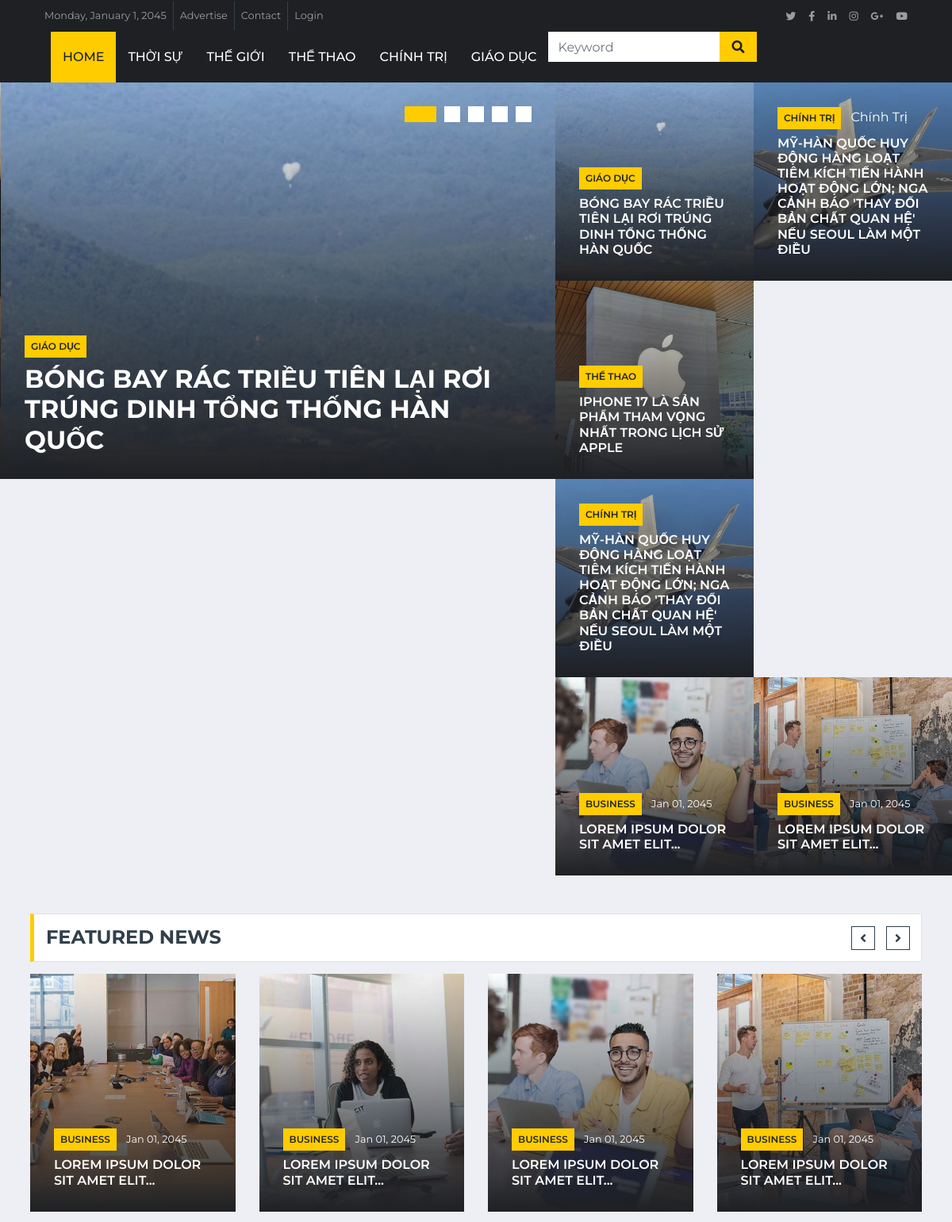
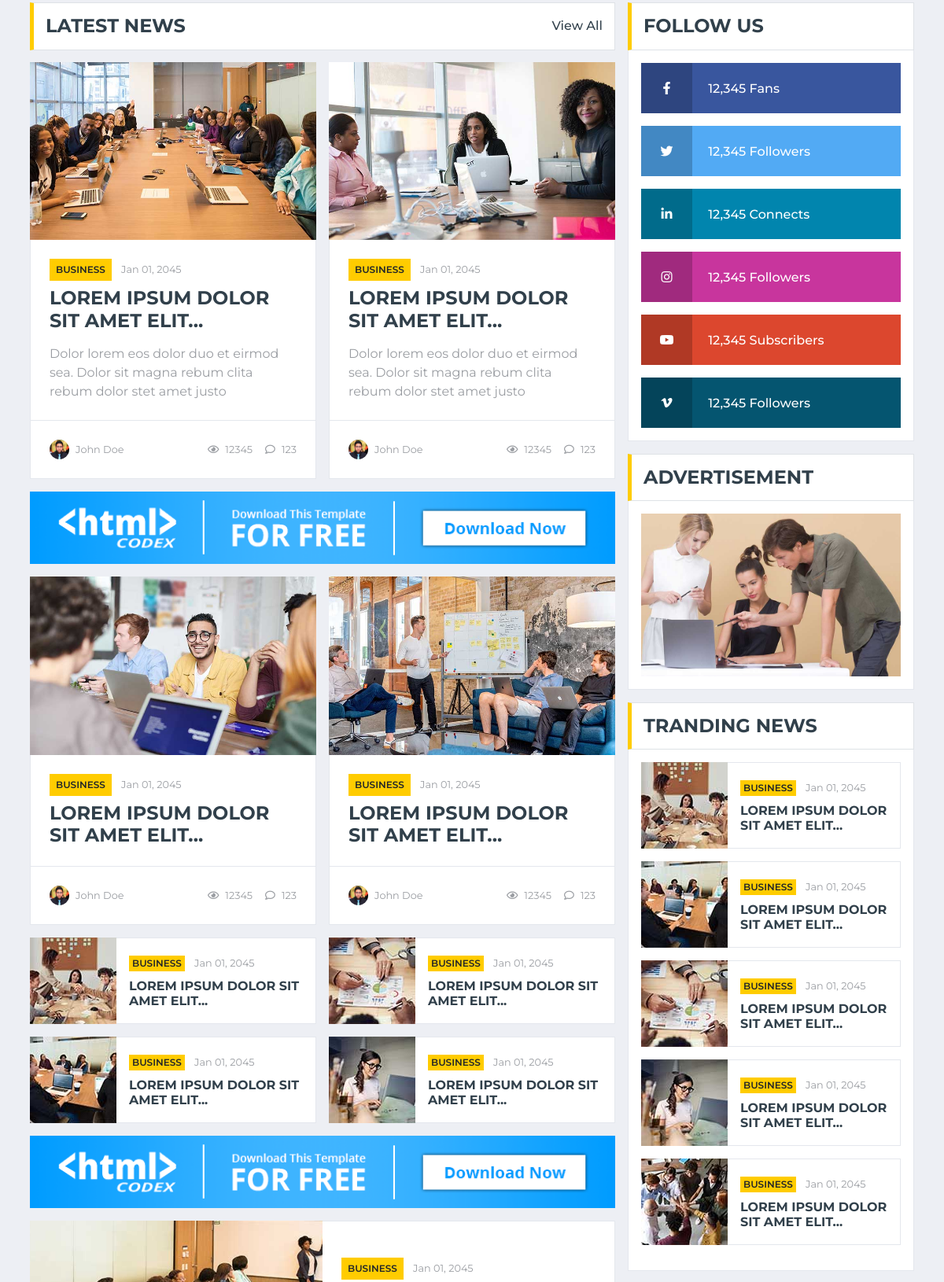
The page / (upper part) on the database its author committed (2 pictures, top to bottom).
### tables this page shows
CREATE TABLE IF NOT EXISTS `categories` (
  `id` int NOT NULL,
  `name` varchar(225) NOT NULL,
  `slug` varchar(225) NOT NULL,
  `parent` int DEFAULT '0',
  PRIMARY KEY (`id`)
);

CREATE TABLE IF NOT EXISTS `items` (
  `id` int NOT NULL,
  `title` varchar(225) NOT NULL,
  `excerpt` varchar(225) NOT NULL,
  `content` text NOT NULL,
  `image` varchar(255) NOT NULL,
  `category` int NOT NULL,
  `featured` int NOT NULL,
  `views` int NOT NULL,
  `created_at` timestamp NOT NULL,
  `updated_at` timestamp NOT NULL,
  `author` int NOT NULL,
  PRIMARY KEY (`id`)
);

### index.php (called while the page is built)
<?php
include "header.php";
include "slider.php";
?>
<?php include "feature-news.php" ?>
   <?php include "latest-news.php" ?>
<?php include "footer.php" ?>

### models/db.php (called while the page is built)
<?php
class Db
{
public static $connection;
public function __construct()
{
if (!self::$connection) {
self::$connection = new mysqli(DB_HOST, DB_USER, DB_PASSWORD, DB_NAME,PORT);
self::$connection->set_charset(DB_CHARSET);
}
return self::$connection;
}
}
?>

### models/category.php (called while the page is built, shortened)
<?php
class Category extends Db{
    public function getAllCates(){
        $sql = self::$connection->prepare("SELECT * From `categories`");
        $sql->execute();
        $items = $sql->get_result()->fetch_all(MYSQLI_ASSOC);
        return $items;
    }
    public function getNameById($cate_id){
        $sql = self::$connection->prepare("SELECT * From `categories` WHERE id = ?");
        $sql -> bind_param("i", $cate_id);
        $sql->execute();
        $items = $sql->get_result()->fetch_all(MYSQLI_ASSOC);
        return $items;
    }
}
?>

### models/items.php (called while the page is built, shortened)
<?php
class Item extends Db{
    public function getAllItems(){
        $sql = self::$connection->prepare("SELECT * From `items`");
        $sql->execute();
        $items = $sql->get_result()->fetch_all(MYSQLI_ASSOC);
        return $items;
    }
    public function getNewItem($start,$count){
        $sql = self::$connection->prepare("SELECT * From `items`
        ORDER BY `created_at` DESC
        LIMIT ?,?");
        $sql -> bind_param("ii",$start,$count);
        $sql->execute();
        $items = $sql->get_result()->fetch_all(MYSQLI_ASSOC);
        return $items;
    }
}
?>

### slider.php (the view, shortened to what this page needs)
<div class="container-fluid">
    <div class="row">
        <div class="col-lg-7 px-0">
            <div class="owl-carousel main-carousel position-relative">
                <?php
                $get3NewItem = $item->getNewItem(0,3);
                foreach($get3NewItem as $key => $value):
                    $cateName = $category ->getNameById($value['category']);
                ?>
                <div class="position-relative overflow-hidden" style="height: 500px;">
                    <img class="img-fluid h-100" src="img/<?php echo $value['image']?>" style="object-fit: cover;">
                    <div class="overlay">
                        <div class="mb-2">
                            <a class="badge badge-primary text-uppercase font-weight-semi-bold p-2 mr-2" href=""><?php echo $cateName[0]['name']?></a>
                        </div>
                        <a class="h2 m-0 text-white text-uppercase font-weight-bold" href=""><?php echo $value['title'] ?></a>
                    </div>
                </div>
                <?php endforeach?>
            </div>
        </div>
        <div class="col-lg-5 px-0">
            <div class="row mx-0">
                <div class="col-md-6 px-0">
                <?php
                $get3NewItem = $item->getNewItem(0,3);
                foreach($get3NewItem as $key => $value):
                    $cateName = $category ->getNameById($value['category']);
                ?>
                    <div class="position-relative overflow-hidden" style="height: 250px;">
                        <img class="img-fluid w-100 h-100" src="img/<?php echo $value['image']?>" style="object-fit: cover;">
                        <div class="overlay">
                            <div class="mb-2">
                                <a class="badge badge-primary text-uppercase font-weight-semi-bold p-2 mr-2"
                                    href=""><?php echo $cateName[0]['name']?></a>
                            </div>
                            <a class="h6 m-0 text-white text-uppercase font-weight-semi-bold" href=""><?php echo $value['title'] ?></a>
                        </div>
                    </div>
                    <?php endforeach?>
                </div>
                <div class="col-md-6 px-0">
                    <div class="position-relative overflow-hidden" style="height: 250px;">
                        <img class="img-fluid w-100 h-100" src="img/<?php echo $value['image']?>" style="object-fit: cover;">
                        <div class="overlay">
                            <div class="mb-2">
                                <a class="badge badge-primary text-uppercase font-weight-semi-bold p-2 mr-2"
                                    href=""><?php echo $cateName[0]['name']?></a>
                                <a class="text-white" href=""><?php echo $cateName[0]['name']?></a>
                            </div>
                            <a class="h6 m-0 text-white text-uppercase font-weight-semi-bold" href=""><?php echo $value['title'] ?></a>
                        </div>
                    </div>
                </div>
                <div class="col-md-6 px-0">
                    <div class="position-relative overflow-hidden" style="height: 250px;">
                        <img class="img-fluid w-100 h-100" src="img/news-700x435-3.jpg" style="object-fit: cover;">
                        <div class="overlay">
                            <div class="mb-2">
                                <a class="badge badge-primary text-uppercase font-weight-semi-bold p-2 mr-2"
                                    href="">Business</a>
                                <a class="text-white" href=""><small>Jan 01, 2045</small></a>
                            </div>
                            <a class="h6 m-0 text-white text-uppercase font-weight-semi-bold" href="">Lorem ipsum dolor sit amet elit...</a>
                        </div>
                    </div>
                </div>
                <div class="col-md-6 px-0">
                    <div class="position-relative overflow-hidden" style="height: 250px;">
                        <img class="img-fluid w-100 h-100" src="img/news-700x435-4.jpg" style="object-fit: cover;">
                        <div class="overlay">
                            <div class="mb-2">
                                <a class="badge badge-primary text-uppercase font-weight-semi-bold p-2 mr-2"
                                    href="">Business</a>
                                <a class="text-white" href=""><small>Jan 01, 2045</small></a>
                            </div>
                            <a class="h6 m-0 text-white text-uppercase font-weight-semi-bold" href="">Lorem ipsum dolor sit amet elit...</a>
                        </div>
                    </div>
                </div>
            </div>
        </div>
    </div>
</div>

### header.php (shortened to what this page needs)
<?php
    require "models/db.php";
    require "models/items.php";
    require "models/category.php";
    $item = new Item;
    $category = new Category;
    $getAllCates = $category->getAllCates();
    $getAllItem = $item->getAllItems();
?>
<!DOCTYPE html>
<html lang="en">
<head>
    <link href="https://cdnjs.cloudflare.com/ajax/libs/font-awesome/5.15.0/css/all.min.css" rel="stylesheet">
    <link href="lib/owlcarousel/assets/owl.carousel.min.css" rel="stylesheet">
    <link href="css/style.css" rel="stylesheet">
</head>
<body>
    <div class="container-fluid d-none d-lg-block">
        <div class="row align-items-center bg-dark px-lg-5">
            <div class="col-lg-9">
                <nav class="navbar navbar-expand-sm bg-dark p-0">
                    <ul class="navbar-nav ml-n2">
                        <li class="nav-item border-right border-secondary">
                            <a class="nav-link text-body small" href="#">Monday, January 1, 2045</a>
                        </li>
                        <li class="nav-item border-right border-secondary">
                            <a class="nav-link text-body small" href="#">Advertise</a>
                        </li>
                        <li class="nav-item border-right border-secondary">
                            <a class="nav-link text-body small" href="#">Contact</a>
                        </li>
                        <li class="nav-item">
                            <a class="nav-link text-body small" href="#">Login</a>
                        </li>
                    </ul>
                </nav>
            </div>
            <div class="col-lg-3 text-right d-none d-md-block">
                <nav class="navbar navbar-expand-sm bg-dark p-0">
                    <ul class="navbar-nav ml-auto mr-n2">
                        <li class="nav-item">
                            <a class="nav-link text-body" href="#"><small class="fab fa-twitter"></small></a>
                        </li>
                        <li class="nav-item">
                            <a class="nav-link text-body" href="#"><small class="fab fa-facebook-f"></small></a>
                        </li>
                        <li class="nav-item">
                            <a class="nav-link text-body" href="#"><small class="fab fa-linkedin-in"></small></a>
                        </li>
                        <li class="nav-item">
                            <a class="nav-link text-body" href="#"><small class="fab fa-instagram"></small></a>
                        </li>
                        <li class="nav-item">
                            <a class="nav-link text-body" href="#"><small class="fab fa-google-plus-g"></small></a>
                        </li>
                        <li class="nav-item">
                            <a class="nav-link text-body" href="#"><small class="fab fa-youtube"></small></a>
                        </li>
                    </ul>
                </nav>
            </div>
        </div>
    </div>
    <div class="container-fluid p-0">
        <nav class="navbar navbar-expand-lg bg-dark navbar-dark py-2 py-lg-0 px-lg-5">
            <div class="collapse navbar-collapse justify-content-between px-0 px-lg-3" id="navbarCollapse">
                <div class="navbar-nav mr-auto py-0">
                    <a href="index.html" class="nav-item nav-link active">Home</a>
                    <?php
                        foreach($getAllCates as $key=>$value):
                    ?>
                    <a href="category.html" class="nav-item nav-link"><?php echo $value['name']?></a>
                    <?php endforeach ?>
                    <form action="result.php" method="get">
                <div class="input-group ml-auto d-none d-lg-flex" style="width: 100%; max-width: 300px;">
                    <input type="text" class="form-control border-0" placeholder="Keyword">
                    <div class="input-group-append">
                        <button class="input-group-text bg-primary text-dark border-0 px-3"><i
                                class="fa fa-search"></i></button>
                    </div>
                </div>
                </form>
            </div>
        </nav>
    </div>

### rows shown on the page
categories: name "THỜI SỰ"
categories: name "THẾ GIỚI"
categories: name "THỂ THAO"
categories: name "CHÍNH TRỊ", name "Chính Trị"
categories: name "GIÁO DỤC"
items: image (picture), categories.name "GIÁO DỤC", title "BÓNG BAY RÁC TRIỀU TIÊN LẠI RƠI TRÚNG DINH TỔNG THỐNG HÀN QUỐC"
items: image (picture), categories.name "THỂ THAO", title "IPHONE 17 LÀ SẢN PHẨM THAM VỌNG NHẤT TRONG LỊCH SỬ APPLE"
items: image (picture), categories.name "CHÍNH TRỊ", title "MỸ-HÀN QUỐC HUY ĐỘNG HÀNG LOẠT TIÊM KÍCH TIẾN HÀNH HOẠT ĐỘNG LỚN; NGA CẢNH BÁO 'THAY ĐỔI BẢN CHẤT QUAN HỆ' NẾU SEOUL LÀM MỘT ĐIỀU"
